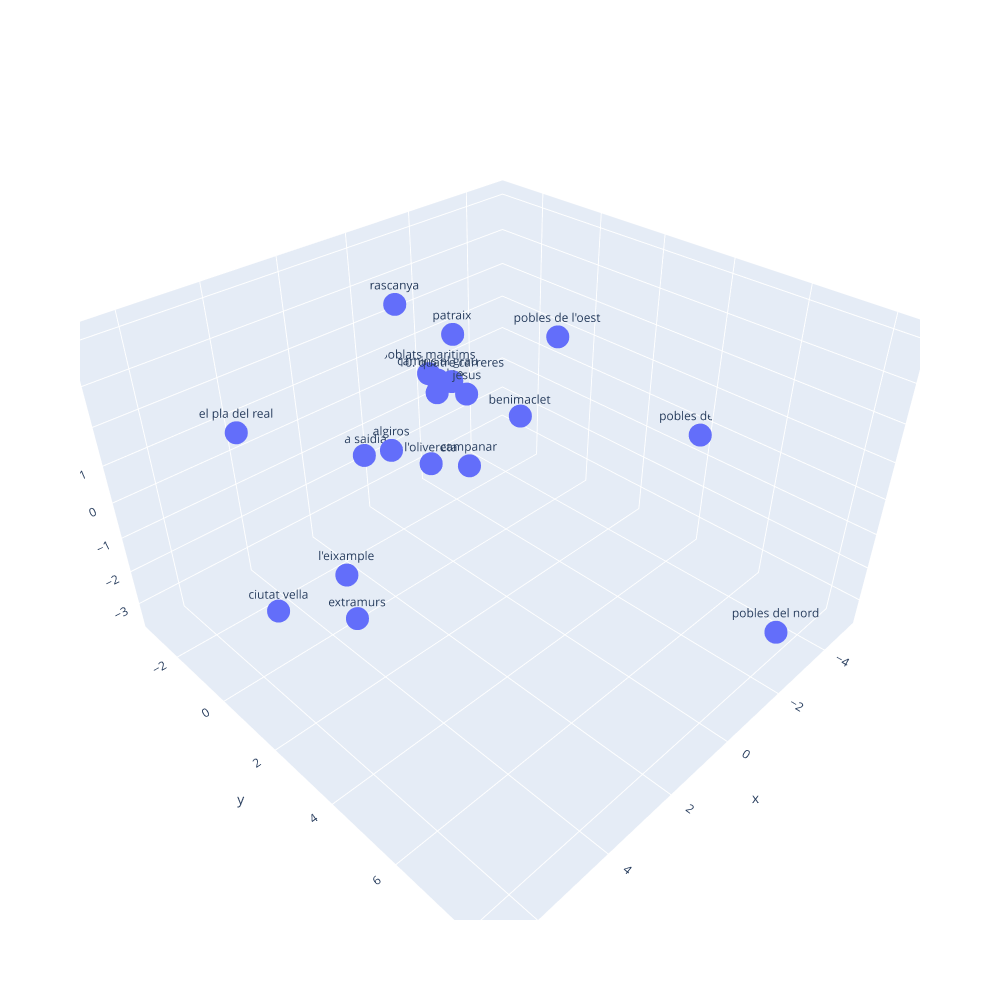

The cell this chart's notebook holds for it:
### Code cell
fig = px.scatter_3d(x=df_pca_completo[:, 0], y=df_pca_completo[:, 1], z=df_pca_completo[:, 2], text=df['Distrito'], width=1000, height=1000)

fig.show()

### Figure 1 — Plotly figure (JSON) as saved in the notebook; plotly's stock layout.template omitted (floating-point values rounded to 4 significant figures)
{"data": [{"hovertemplate": "x=%{x}<br>y=%{y}<br>z=%{z}<br>text=%{text}<extra></extra>", "legendgroup": "", "marker": {"color": "#636efa", "symbol": "circle"}, "mode": "markers+text", "name": "", "scene": "scene", "showlegend": false, "text": [" ciutat vella", " l'eixample", " extramurs", " campanar", " la saidia", " el pla del real", " l'olivereta", " patraix", " jesus", "10. quatre carreres", " poblats maritims", " camins al grau", " algiros", " benimaclet", " rascanya", " benicalap", " pobles del nord", " pobles de l'oest", " pobles del sud"], "type": "scatter3d", "x": [4.585, 4.515, 3.363, -0.4218, 0.4187, 6.713, -1.394, -0.3808, -1.556, -1.481, -1.579, -1.203, 2.802, -1.232, -0.7301, -2.384, -1.992, -3.06, -4.982], "y": [-1.391, 1.628, 0.1736, 0.2445, -2.976, 1.991, -2.368, -0.1927, -1.025, -1.498, -2.52, -1.724, 1.28, 1.21, -2.705, -3.129, 8.384, 0.7046, 3.913], "z": [-3.488, -0.588, -3.517, -0.7743, -1.571, 4.139, -2.408, 2.726, 0.3081, 0.5182, 0.3153, 0.5817, 1.647, 0.7428, 2.538, -0.8442, -2.084, 2.024, -0.2654]}], "layout": {"height": 1000, "legend": {"tracegroupgap": 0}, "margin": {"t": 60}, "scene": {"domain": {"x": [0, 1], "y": [0, 1]}, "xaxis": {"title": {"text": "x"}}, "yaxis": {"title": {"text": "y"}}, "zaxis": {"title": {"text": "z"}}}, "width": 1000}}
